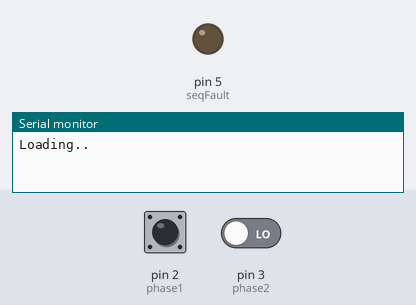
This program was run on a simulated Arduino Uno, built with avr-gcc and run on an emulated ATmega328P. Shown: output pins drawn as LEDs (lit = HIGH), the last lines printed to the serial monitor. Inputs (shaded band) come from the test bench; at power-on: pin 3 (phase2) LOW, pin 2 (phase1) HIGH.

Above: at 1.2 s.
1.3 s: pin 3 (phase2) driven HIGH
At 1.9 s:
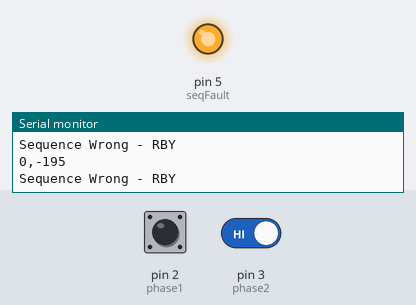
Timing chart, 0 to 4.3 s (numbered marks = the images above; inputs shaded):
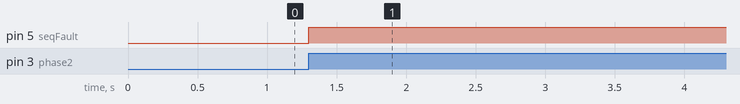

Measured:
- after the input at 1.3 s, pin 5 (seqFault): LOW → HIGH at once

The program:

main.cpp
```cpp
#include <Arduino.h>

#define phase1 2
#define phase2 3
#define phase3 4
#define seqFault 5 //Pin will be HIGH only if Phase Sequence is wrong "RYB"
unsigned long t1_start, t1_end, t2_start, t2_end, t3_start, t3_end;

void Measure () {
  while (!digitalRead(phase1)) {
    t1_start = micros();
  }
  while (!digitalRead(phase2)) {
    t1_end = micros();
  }
  /*
  /////////////////////////////////////////////
  while (!digitalRead(phase3)) {
    t2_end = micros();
  }
  ////////Uncomment for using all 3 phases/////
  /////////////////////////////////////////////
  */
}

void setup() {
  pinMode(phase1, INPUT);
  pinMode(phase2, INPUT);
  //Uncomment for using all 3 phases
  //pinMode(phase3, INPUT);
  pinMode(seqFault, OUTPUT);
  Serial.begin(9600);
  Serial.println("Loading..");
}


int calculatioins(int g) {
  unsigned int k = 0;
  //To complete number of counts
  g=g+1;
  //To convert  into seconds
  float pf = (float)g / 1000000;
  //To convert seconds into degrees
  pf = pf * 50 * 360; //here frequency = 50hz
  k = pf;
  return k;
}

void loop() {
  Measure();
  int phaseABangle = calculatioins(t1_end - t1_start);
  ////Uncomment for using all 3 phases
 // int phaseACangle = calculatioins(t2_end - t2_start);

  ///////////////////////////////////////////////////Uncomment for using all 3 phases
  Serial.print("0,"); Serial.println(phaseABangle);// Serial.print(","); Serial.println(phaseACangle);

///////////////////////////////////////////////////Uncomment for using all 3 phases
/////////////////////////Remove this Statement and uncomment next one.
//////////////////////    \/ \/ \/ \/ \/ \/ \/ \/ //////////////////////////
  if (phaseABangle <=122 && phaseABangle >= 100 /*&& phaseACangle <=122*/){
    Serial.println("Sequence Okay - RYB");
    digitalWrite(seqFault, LOW);
  }
  else{
    Serial.println("Sequence Wrong - RBY");
    digitalWrite(seqFault, HIGH);
  }

  delay(500);


}
```
